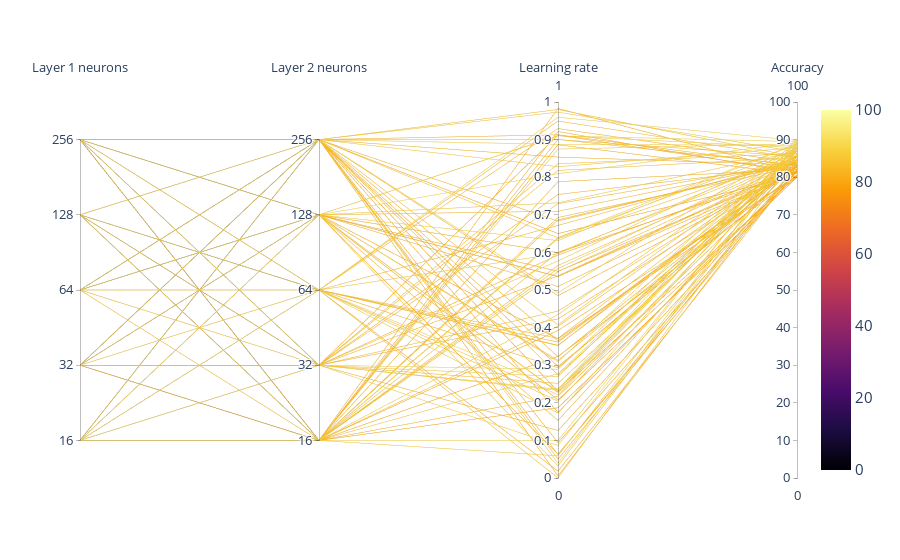

This figure's notebook cell:
### Code cell
# Plot grid search result (FFNN)
df = df_ffnn
fig = go.Figure(data=
    go.Parcoords(
        line = dict(color = df["accuracy"],
                   colorscale = "inferno",
                   showscale = True,
                   cmin = 0,
                   cmax = 100),
        dimensions = list([
            dict(range = [0,1],
                 tickvals = [0.1, 0.3, 0.5, 0.7, 0.9],
                 ticktext=[16, 32, 64, 128, 256],
                 label = 'Layer 1 neurons', values = df['layer1_neurons']),
            dict(range = [0,1],
                 tickvals = [0.1, 0.3, 0.5, 0.7, 0.9],
                 ticktext=[16, 32, 64, 128, 256],
                 label = 'Layer 2 neurons', values = df['layer2_neurons']),
            dict(range = [0,1],
                 label = 'Learning rate', values = df['lr']),
            dict(range = [0,100],
                 label = 'Accuracy', values = df['accuracy'])
        
        ])
    )
               )

fig.update_layout(
    plot_bgcolor = 'white',
    paper_bgcolor = 'white',
    font_size=15
)
fig.show()
